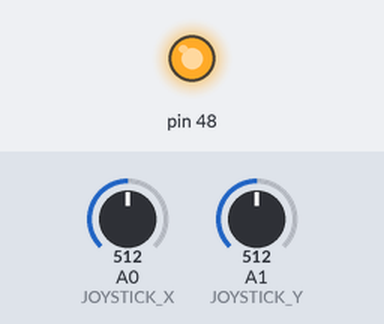
Bench run of a sketch on a simulated Arduino Mega 2560, built with avr-gcc and run on an emulated ATmega2560. Shown: output pins drawn as LEDs (lit = HIGH). Inputs (shaded band) come from the test bench; at power-on: A0 (JOYSTICK_X) = 512, A1 (JOYSTICK_Y) = 512. No radio packets arrive unless stated.

Above: at 0.1 s.
Timing chart, 0 to 1.6 s (numbered marks = the images above):
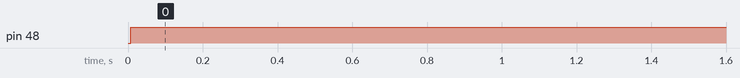

The sketch:

YD_nRF24L01_Transmit_JoyStick.ino
```cpp
/* YourDuinoStarter Example: nRF24L01 Transmit Joystick values
 - WHAT IT DOES: Reads Analog values on A0, A1 and transmits
   them over a nRF24L01 Radio Link to another transceiver.
 - SEE the comments after "//" on each line below
 - CONNECTIONS: nRF24L01 Modules See:
 http://arduino-info.wikispaces.com/Nrf24L01-2.4GHz-HowTo
   1 - GND
   2 - VCC 3.3V !!! NOT 5V
   3 - CE to Arduino pin 9
   4 - CSN to Arduino pin 10
   5 - SCK to Arduino pin 13
   6 - MOSI to Arduino pin 11
   7 - MISO to Arduino pin 12
   8 - UNUSED
   -
   Analog Joystick or two 10K potentiometers:
   GND to Arduino GND
   VCC to Arduino +5V
   X Pot to Arduino A0
   Y Pot to Arduino A1

 - V1.00 11/26/13
   Based on examples at http://www.bajdi.com/
   Questions: terry@yourduino.com */

/*-----( Import needed libraries )-----*/
#include <SPI.h>
#include <nRF24L01.h>
#include <RF24.h>
/*-----( Declare Constants and Pin Numbers )-----*/
#define CE_PIN  3
#define CSN_PIN 53
#define JOYSTICK_X A0
#define JOYSTICK_Y A1

// NOTE: the "LL" at the end of the constant is "LongLong" type
const uint64_t pipe = 0xE8E8F0F0E1LL; // Define the transmit pipe


/*-----( Declare objects )-----*/
RF24 radio(CE_PIN, CSN_PIN); // Create a Radio
/*-----( Declare Variables )-----*/
int joystick[2];  // 2 element array holding Joystick readings

void setup()   /****** SETUP: RUNS ONCE ******/
{
//  Serial.begin(115200);
pinMode(48, OUTPUT);
  radio.begin();
  radio.openWritingPipe(pipe);
  // Min power
  //  radio.setPALevel( RF24_PA_MIN ) ;

  // Min speed (for better range I presume)
//  bool done = radio.setDataRate( RF24_250KBPS ) ;
}//--(end setup )---


void loop()   /****** LOOP: RUNS CONSTANTLY ******/
{
  joystick[0] = analogRead(JOYSTICK_X);
  joystick[1] = analogRead(JOYSTICK_Y);
  //  joystick[0] = 50;
  //  joystick[1] = 100;
  bool ok = radio.write( joystick, sizeof(joystick) );

  if (ok)
  digitalWrite(48, HIGH);
//    Serial.print("ok...");
  else
  digitalWrite(48, LOW);
//    Serial.print("failed.\r");
  //  Serial.print(*joystick);
  //  Serial.print('\t');
  //  Serial.print(*(joystick+1));
//  Serial.println();

}//--(end main loop )---

/*-----( Declare User-written Functions )-----*/
//NONE
//*********( THE END )***********
```

Measured:
- by itself, pin 48: LOW → HIGH at 0.01 s
